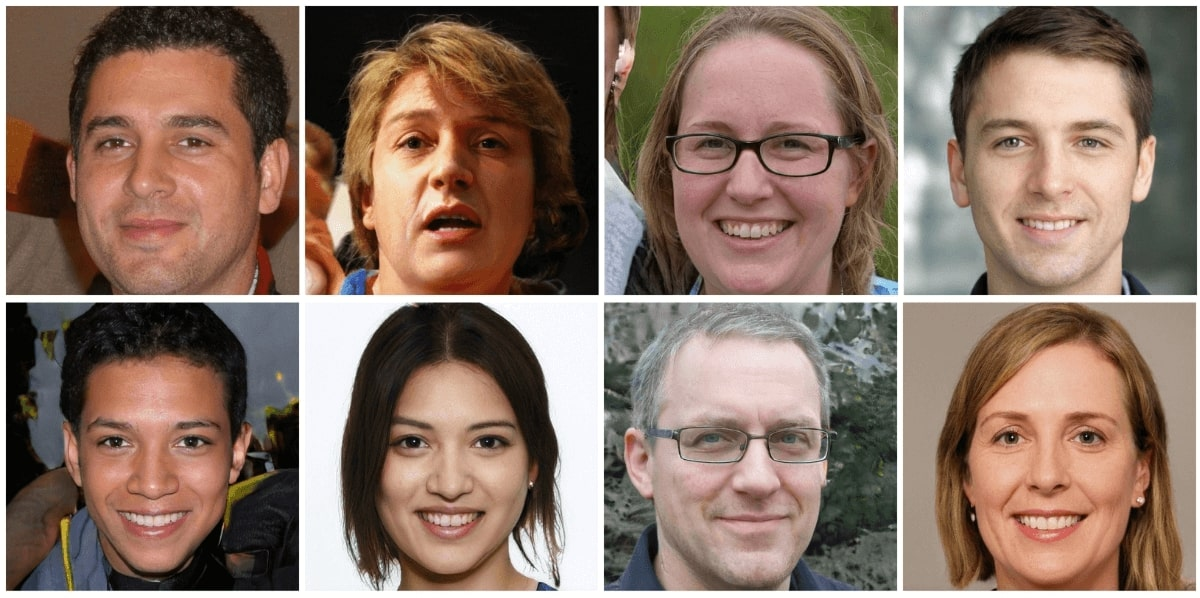
#> input picture 4.)Dectection/Some Basic of OpenCV_1/test.jpg, 1200 x 598 px
$ python Image_Facedetection.py
#> lines starting #> are read from the running program, lines starting #| are printed output that depends on the picture; after the words box and inside, x2 and y2 are one past the last pixel; in counts of white or black regions, pixels touching at a corner belong together
import cv2


face_cascade = cv2.CascadeClassifier("haarcascade_frontalface_alt.xml")
img=cv2.imread("test.jpg")
#> img is the input picture: shape (598, 1200, 3); mean B, G, R 102, 115.2, 138.2
gray =cv2.cvtColor(img,cv2.COLOR_BGR2GRAY)
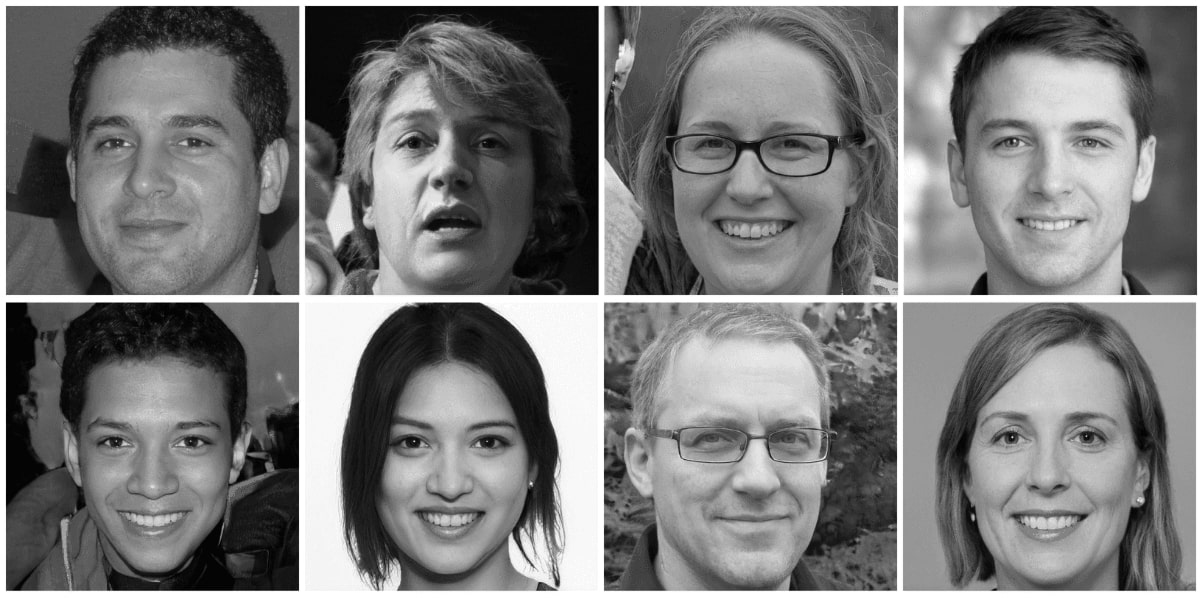
#> gray: shape (598, 1200); min 0, max 255, mean 120.6
faces=face_cascade.detectMultiScale(gray,1.5,3)
#> faces = [[976, 84, 152, 152], [76, 386, 152, 152], [373, 387, 152, 152], [40, 51, 228, 228], [937, 50, 228, 228], [333, 53, 228, 228], [638, 52, 228, 228], [38, 344, 228, 228], [335, 347, 228, 228], [934, 342, 228, 228], [632, 348, 228, 228]]


for face in faces:
    x,y,w,h=face
    cv2.rectangle(img, (x,y), (x+w,y+h), (0,255,0), 2)
#> this loop made 11 passes
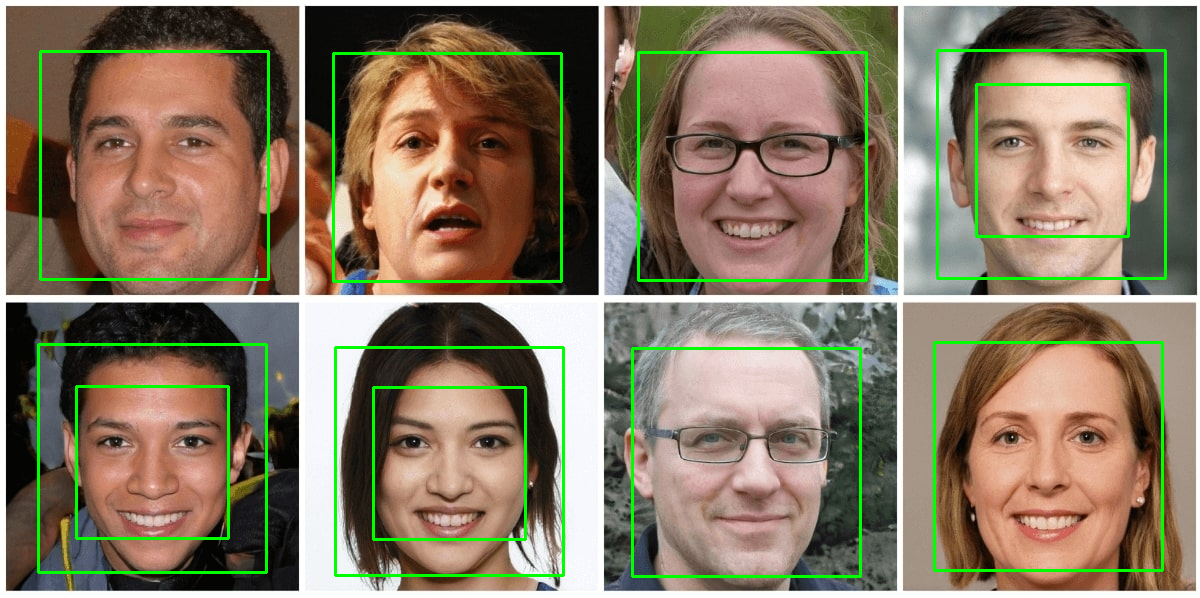
#> img: shape (598, 1200, 3); 3.81% of pixels changed, all inside (x1, y1, x2, y2) = (37, 49, 1167, 578)

cv2.imshow("img_window",img)
cv2.waitKey()

$ run again, with 4.)Dectection/Some Basic of OpenCV_1/image.jpg copied over 4.)Dectection/Some Basic of OpenCV_1/test.jpg
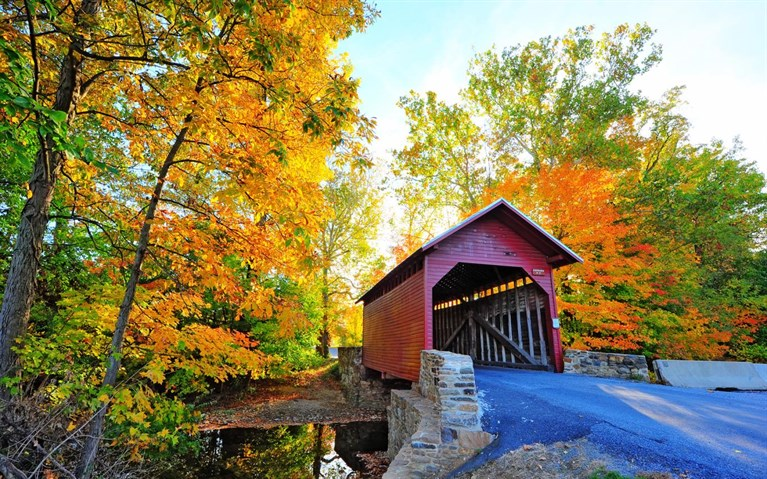
#> input picture 4.)Dectection/Some Basic of OpenCV_1/image.jpg, 767 x 479 px
#> img is the input picture: shape (479, 767, 3); mean B, G, R 87.4, 129, 137.8
#> `gray =cv2.cvtColor(img,cv2.COLOR_BGR2GRAY)`:
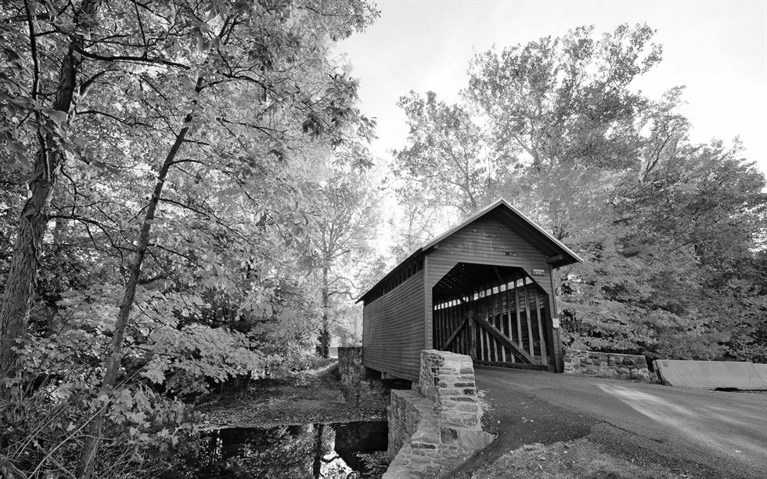
#> gray: shape (479, 767); min 0, max 255, mean 126.9
#> faces = ()
